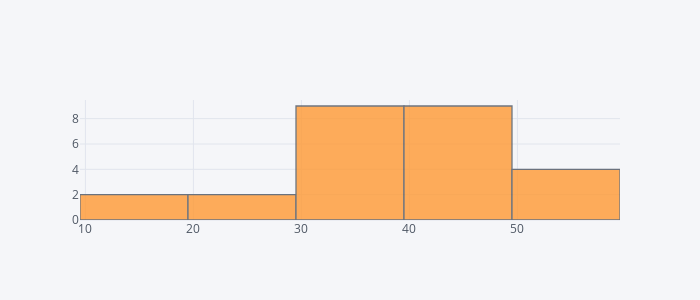

Source (notebook cell):
### Markdown cell above
## Age Histogram

### Code cell
df.Age.iplot(kind="histogram", dimensions=(700,300))

### Figure 1 — Plotly figure (JSON) as saved in the notebook; plotly's stock layout.template omitted (floating-point values rounded to 4 significant figures)
{"data": [{"histfunc": "count", "histnorm": "", "marker": {"color": "rgba(255, 153, 51, 1.0)", "line": {"color": "#4D5663", "width": 1.3}}, "name": "Age", "opacity": 0.8, "orientation": "v", "type": "histogram", "uid": "dc9de0e1-a06f-4fb6-b8fd-92979f948c08", "x": [49, 15, 43, 45, 40, 35, 42, 38, 46, 30, 52, 55, 42, 25, 35, 35, 35, 27, 48, 37, 45, 19, 57, 55, 34, 39]}], "layout": {"barmode": "overlay", "height": 300, "legend": {"bgcolor": "#F5F6F9", "font": {"color": "#4D5663"}}, "paper_bgcolor": "#F5F6F9", "plot_bgcolor": "#F5F6F9", "title": {"font": {"color": "#4D5663"}}, "width": 700, "xaxis": {"gridcolor": "#E1E5ED", "showgrid": true, "tickfont": {"color": "#4D5663"}, "title": {"font": {"color": "#4D5663"}, "text": ""}, "zerolinecolor": "#E1E5ED"}, "yaxis": {"gridcolor": "#E1E5ED", "showgrid": true, "tickfont": {"color": "#4D5663"}, "title": {"font": {"color": "#4D5663"}, "text": ""}, "zerolinecolor": "#E1E5ED"}}}
